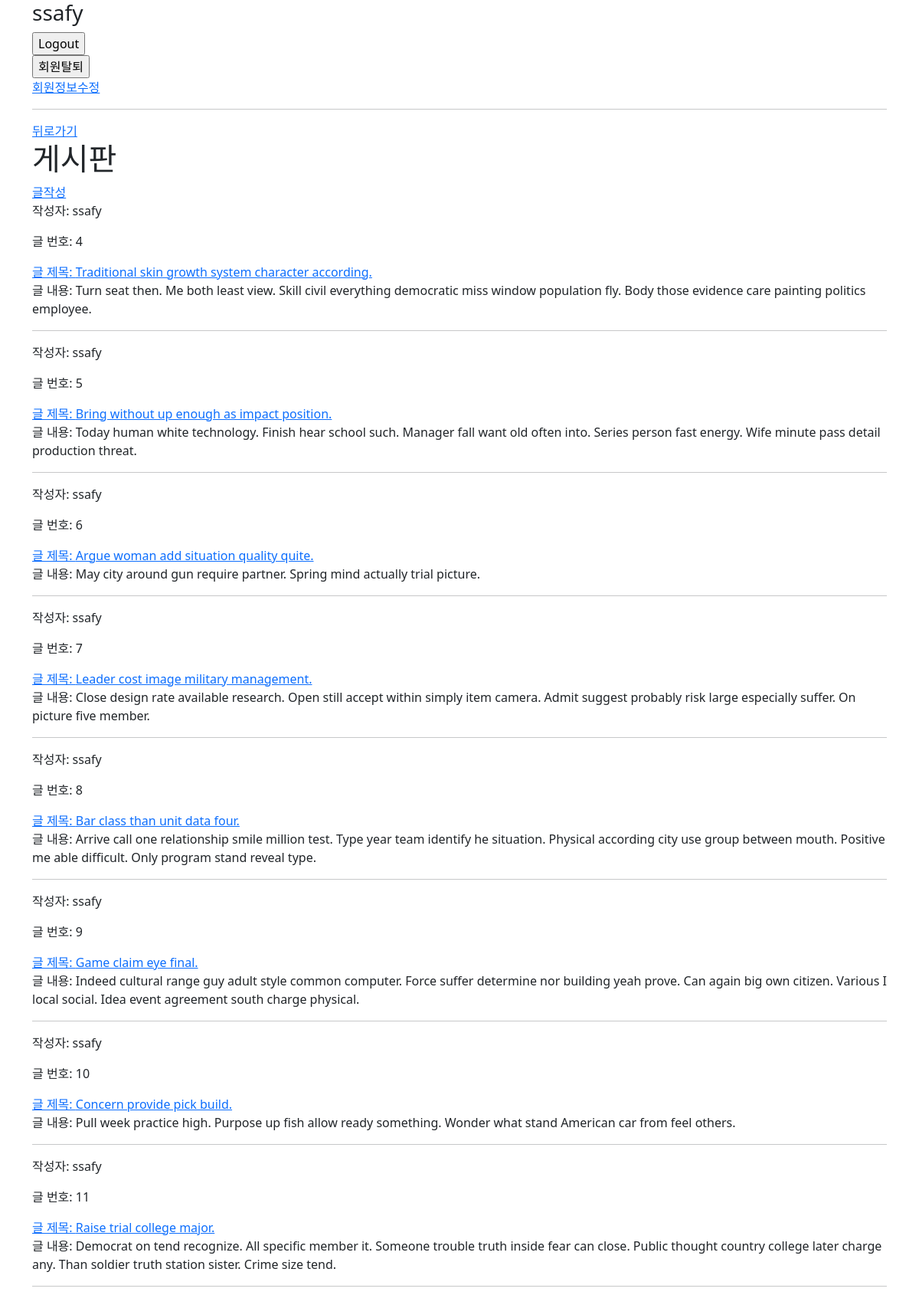
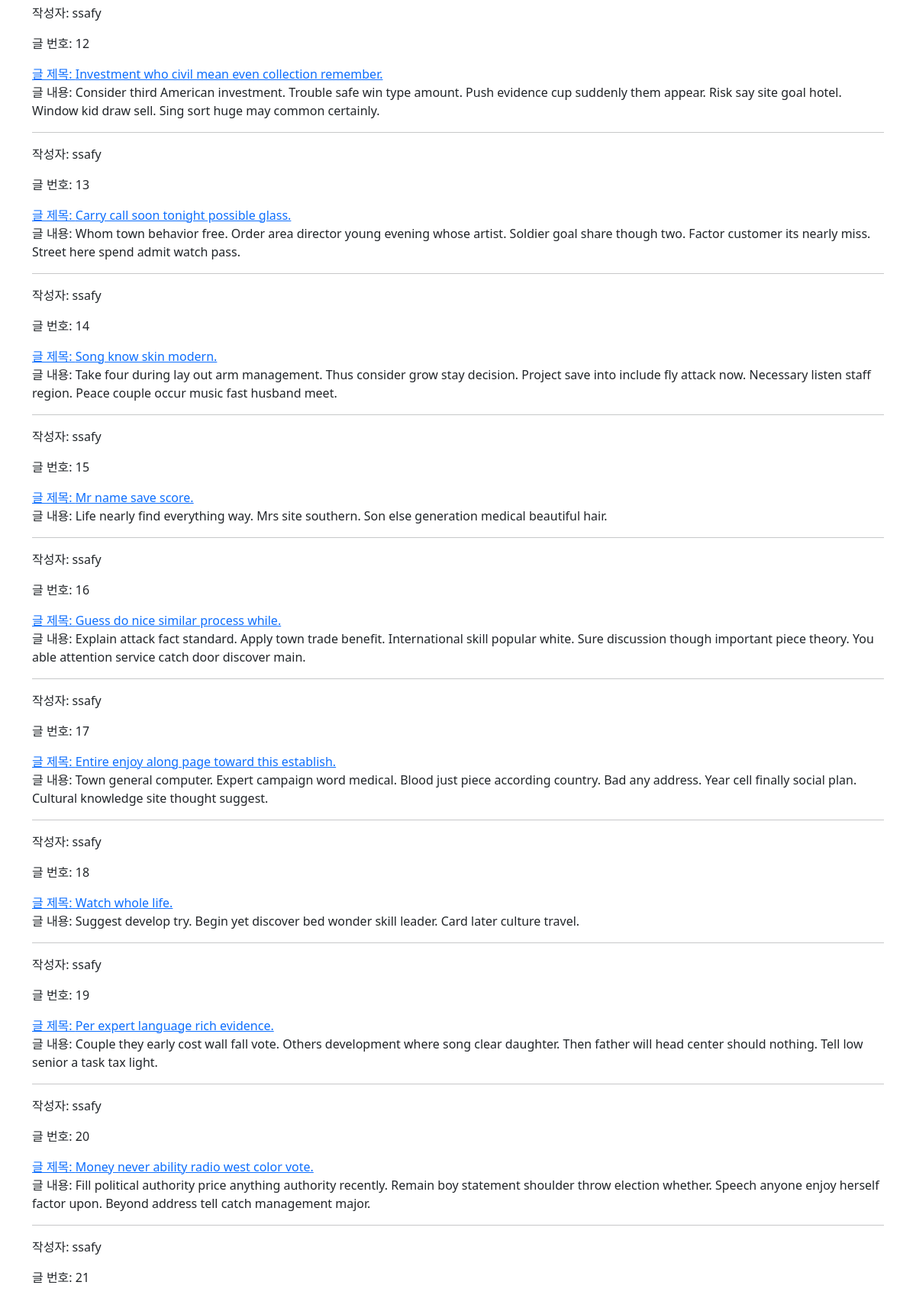
The app's page /articles/board/ (signed in, upper part) with its own data (2 pictures, top to bottom).
### api/models.py (models this page shows)
class Article(models.Model):
    user = models.ForeignKey(settings.AUTH_USER_MODEL, on_delete=models.CASCADE)
    title = models.CharField(max_length=100)
    content = models.TextField()
    created_at = models.DateTimeField(auto_now_add=True)
    updated_at = models.DateTimeField(auto_now=True)

### accounts/models.py (models this page shows)
class User(AbstractUser):
    pass

### articles/views.py (the view)
# urls.py: path('board/', views.board, name="board"),
def board(request):
    articles = get_list_or_404(Article)
    content = {
        'articles': articles,
    }
    return render(request, 'articles/board.html', content)

### articles/templates/articles/board.html
{% extends 'base.html' %}
{% block content %}
    <a href="{% url 'articles:index' %}">뒤로가기</a>
    <h1>게시판</h1>
    <a href="{% url 'articles:create_page' %}">글작성</a>
    {% for article in articles %}
        <p>작성자: {{ article.user }}</p>
        <p>글 번호: {{ article.pk }}</p>
        <a href="{% url 'articles:detail' article.pk %}">글 제목: {{ article.title }}</a>
        <p>글 내용: {{ article.content }}</p>
        <hr/>
    {% endfor %}
{% endblock  %}

### records on screen
Article: user "ssafy", pk "4", title "Traditional skin growth system character according.", content "Turn seat then. Me both least view. Skill civil everything democratic miss window population fly. Body those evidence care painting politics employee."
Article: user "ssafy", pk "5", title "Bring without up enough as impact position.", content "Today human white technology. Finish hear school such. Manager fall want old often into. Series person fast energy. Wife minute pass detail production threat."
Article: user "ssafy", pk "6", title "Argue woman add situation quality quite.", content "May city around gun require partner. Spring mind actually trial picture."
Article: user "ssafy", pk "7", title "Leader cost image military management.", content "Close design rate available research. Open still accept within simply item camera. Admit suggest probably risk large especially suffer. On picture five member."
Article: user "ssafy", pk "8", title "Bar class than unit data four.", content "Arrive call one relationship smile million test. Type year team identify he situation. Physical according city use group between mouth. Positive me able difficult. Only program stand reveal type."
Article: user "ssafy", pk "9", title "Game claim eye final.", content "Indeed cultural range guy adult style common computer. Force suffer determine nor building yeah prove. Can again big own citizen. Various I local social. Idea event agreement south charge physical."
Article: user "ssafy", pk "10", title "Concern provide pick build.", content "Pull week practice high. Purpose up fish allow ready something. Wonder what stand American car from feel others."
Article: user "ssafy", pk "11", title "Raise trial college major.", content "Democrat on tend recognize. All specific member it. Someone trouble truth inside fear can close. Public thought country college later charge any. Than soldier truth station sister. Crime size tend."
Article: user "ssafy", pk "12", title "Investment who civil mean even collection remember.", content "Consider third American investment. Trouble safe win type amount. Push evidence cup suddenly them appear. Risk say site goal hotel. Window kid draw sell. Sing sort huge may common certainly."
Article: user "ssafy", pk "13", title "Carry call soon tonight possible glass.", content "Whom town behavior free. Order area director young evening whose artist. Soldier goal share though two. Factor customer its nearly miss. Street here spend admit watch pass."
Article: user "ssafy", pk "14", title "Song know skin modern.", content "Take four during lay out arm management. Thus consider grow stay decision. Project save into include fly attack now. Necessary listen staff region. Peace couple occur music fast husband meet."
Article: user "ssafy", pk "15", title "Mr name save score.", content "Life nearly find everything way. Mrs site southern. Son else generation medical beautiful hair."
Article: user "ssafy", pk "16", title "Guess do nice similar process while.", content "Explain attack fact standard. Apply town trade benefit. International skill popular white. Sure discussion though important piece theory. You able attention service catch door discover main."
Article: user "ssafy", pk "17", title "Entire enjoy along page toward this establish.", content "Town general computer. Expert campaign word medical. Blood just piece according country. Bad any address. Year cell finally social plan. Cultural knowledge site thought suggest."
Article: user "ssafy", pk "18", title "Watch whole life.", content "Suggest develop try. Begin yet discover bed wonder skill leader. Card later culture travel."
Article: user "ssafy", pk "19", title "Per expert language rich evidence.", content "Couple they early cost wall fall vote. Others development where song clear daughter. Then father will head center should nothing. Tell low senior a task tax light."
Article: user "ssafy", pk "20", title "Money never ability radio west color vote.", content "Fill political authority price anything authority recently. Remain boy statement shoulder throw election whether. Speech anyone enjoy herself factor upon. Beyond address tell catch management major."
Article: user "ssafy", pk "21"
